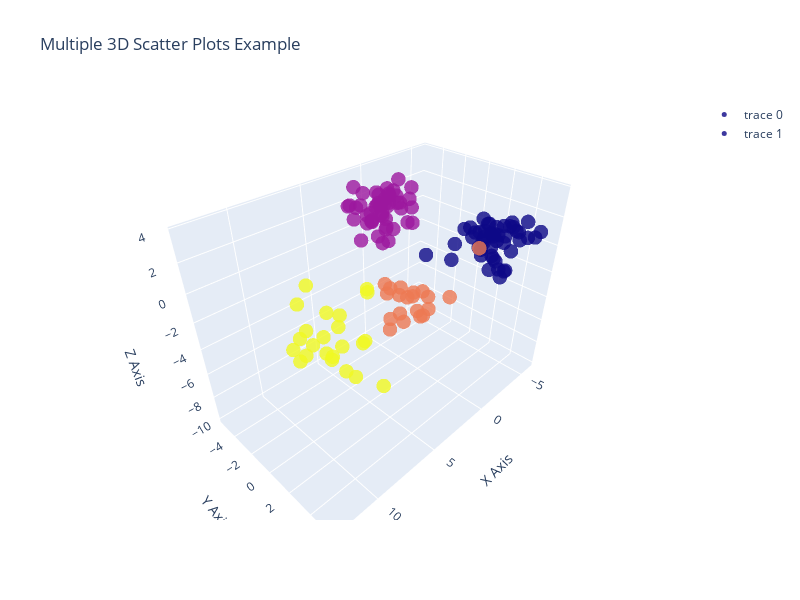

This figure's notebook cell:
### Code cell
import plotly.graph_objects as go
import numpy as np

x1 = X_train_lda[:, 0]
y1 = X_train_lda[:, 1]
z1 = X_train_lda[:, 2]

x2 = X_test_lda[:, 0]
y2 = X_test_lda[:, 1]
z2 = X_test_lda[:, 2]


# Create a 3D scatter plot
fig = go.Figure()
# Add the first scatter trace
fig.add_trace(go.Scatter3d(
    x=x1,
    y=y1,
    z=z1,
    mode='markers',
    marker=dict(
        size=5,
        color=y_train,  # Color for the first set
        opacity=0.8
    ),
    # hovertemplate = hover_text_re,
))

# Add the second scatter trace
fig.add_trace(go.Scatter3d(
    x=x2,
    y=y2,
    z=z2,
    mode='markers',
    marker=dict(
        size=5,
        color=y_test,  # Color for the second set
        opacity=0.8
    ),
    # hovertemplate = hover_text_than,
))

# Set the layout of the plot
fig.update_layout(
    scene=dict(
        xaxis_title='X Axis',
        yaxis_title='Y Axis',
        zaxis_title='Z Axis'
    ),
    width = 800,
    height = 600,
    title='Multiple 3D Scatter Plots Example'
)

# Show the plot
fig.show()
